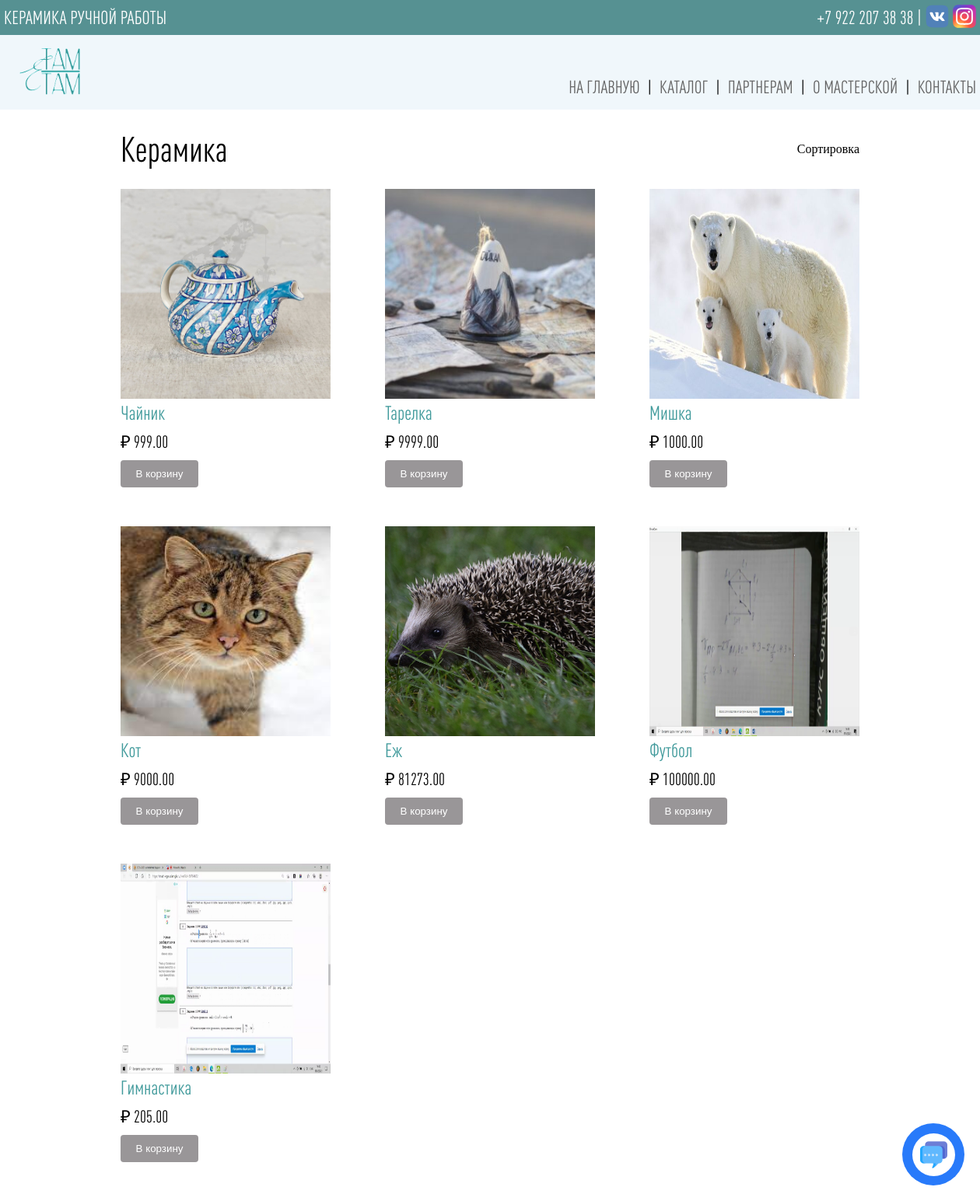
Before: /catalog/category/ceramic/ with the older database file.
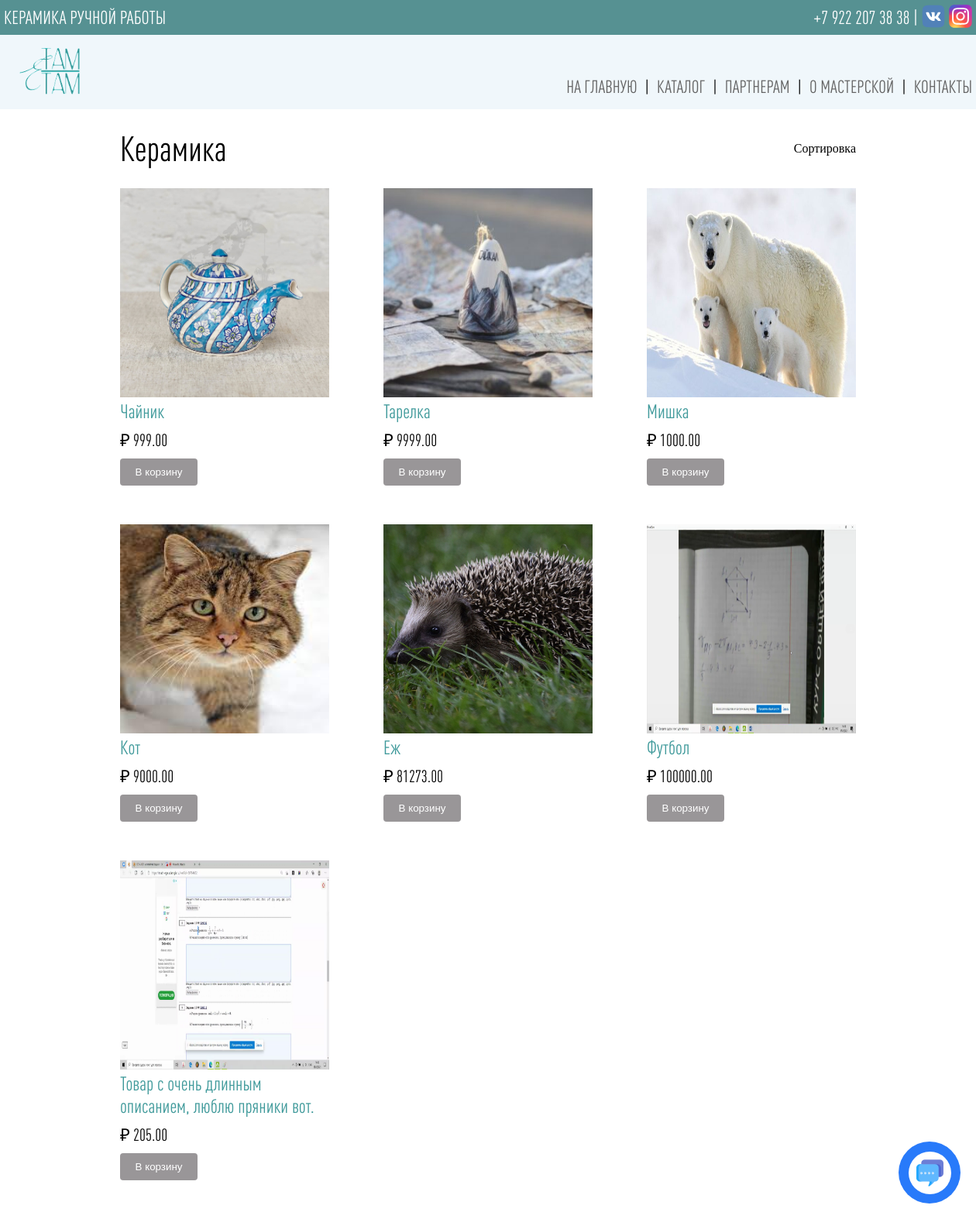
After: the same page with the newer database file.
### catalog/models.py (models this page shows, shortened)
class Category(models.Model):
    name = models.CharField(max_length=100, verbose_name='Имя категории')
    slug = models.SlugField(unique=True, verbose_name='Текст для ссылки (введите название товара на английском)')
    image = models.ImageField(upload_to='catalog/images' ,verbose_name='Изображение категории', null=True)
    add_in_home = models.BooleanField(verbose_name='Добавить эту категорию на главную страницу?', null=True)
    add_in_partners = models.BooleanField(verbose_name='Добавить эту категорию на cтраницу для пратнеров?', null=True)

class Product(models.Model):
    category = models.ForeignKey(Category, verbose_name='Категория', on_delete=models.CASCADE)
    image = models.ImageField(upload_to='catalog/images', verbose_name='Изображение товара', null=True)
    title = models.CharField(max_length=250, verbose_name='Имя товара')
    size = models.CharField(max_length=250, verbose_name='Размеры товара', null=True)
    descriprion = models.TextField(verbose_name='Описание товара', null=True)
    price = models.DecimalField(max_digits=9, decimal_places=2, verbose_name='Цена')
    slug = models.SlugField(unique=True, verbose_name='Текст для ссылки (введите название товара на английском)')

### catalog/views.py (the view)
# urls.py: path('category/<str:slug>/', views.category_detail, name='category_detail'),
def category_detail(requset, slug):
    category = get_object_or_404(Category, slug=slug)
    products = Product.objects.order_by()
    context = {'products' : products, 'category' : category, 'cart_product_form': cart_product_form}
    return render(requset, 'catalog/category_detail.html', context)

### main/forms.py
class CartForm(forms.Form):
    email = forms.CharField(label='Email', widget=forms.TextInput(attrs={'class' : 'input-info', 'type' : 'email', 'autocomplete' : 'off'}))
    number = forms.CharField(label='Номер', widget=forms.TextInput(attrs={'class' : 'input-info', 'type' : 'tel'}))
    gift_sertificate = forms.CharField(label='Есть подарочный сертификат?', widget=forms.TextInput(attrs={'class' : 'input-info'}))
    city = forms.CharField(label='Город', widget=forms.TextInput(attrs={'class' : 'input-info'}))
    type_dost = forms.NullBooleanField(label='Доставка', widget=forms.CheckboxInput(attrs={'class' : 'xz'}))
    name_of_user = forms.CharField(label='Получатель (ФИО полностью)', widget=forms.TextInput(attrs={'class' : 'input-info'}))
    street = forms.CharField(label='Улица', widget=forms.TextInput(attrs={'class' : 'input-info'}))
    house = forms.CharField(label='Дом', widget=forms.TextInput(attrs={'class' : 'input-home-room'}))
    room = forms.CharField(label='Квартира/офис', widget=forms.TextInput(attrs={'class' : 'input-home-room'}))
    commit = forms.CharField(required=False ,label='Комментарий к заказу', widget=forms.Textarea(attrs={'class' : 'input-commit'}))

### cart/forms.py
class CartAddProductForm(forms.Form):
    quantity = forms.TypedChoiceField(
                                choices=PRODUCT_QUANTITY_CHOICES,
                                coerce=int)
    update = forms.BooleanField(required=False,
                                initial=False,
                                widget=forms.HiddenInput)

### cart/cart.py (called while the page is built)
    def __iter__(self):
        product_ids = self.cart.keys()
        products = Product.objects.filter(id__in=product_ids)
        cart = self.cart.copy()
        for product in products:
            cart[str(product.id)]['product'] = product
        for item in cart.values():
            item['price'] = Decimal(item['price'])
            item['total_price'] = item['price'] * item['quantity']
            yield item

### main/context_processors.py (called while the page is built)
def product_cart_context(request):
    cartForm = CartForm()
    cart = Cart(request)
    len_product = 0
    for item in cart:
        item['update_quantity_form'] = CartAddProductForm(initial={'quantity': item['quantity'],
                                                                   'update': True})
        len_product += 1
    return ({'cart' : cart, 'len_product' : len_product, 'cartForm' : cartForm})

### catalog/templates/catalog/category_detail.html (shortened to what this page needs)
{% extends 'main/base.html' %}
{% block content %}
    <div class="container-fluid">
        <div class="product">
            <div class="name-sort-block">
                <h1>{{ category.name }}</h1>
                <div class="sort">Сортировка</div>
            </div>
            <div class="products">
                    {% for product in products %}
                        {% if category.name == product.category.name %}
                            <div class="product-item">
                                <a href="{% url 'catalog:product_detail' product.slug %}"><img src="{{ product.image.url }}" alt="" class="product-img" height="270" width="270"></a>
                                <h3 class="product-title">{{ product.title }}</h3>
                                <p class='product-price'>&#x20bd {{ product.price }}</p>
                                <form action="{% url 'cart:cart_add' product.id %}" method="post">
                                    <input type="submit" value="В корзину" class="add-to-cart">
                                </form>
                            </div>
                        {% endif %}
                    {% endfor %}
            </div>
        </div>
    </div>
{% endblock %}

### main/templates/main/base.html (shortened to what this page needs)
{% load static %}
<!DOCTYPE html>
<html lang="en">
<head>
    <link rel="stylesheet" href="{% static 'css/style.css'%}" type="text/css">
</head>
<body>
    <div class="top">
        <div class="container-fluid-top" id='top'>
            <div class="top-info">
                <h2 class="text-top">КЕРАМИКА РУЧНОЙ РАБОТЫ</h2>
                <div class="contacts-top">
                  <h2 class="number">+7 922 207 38 38 |</h2>
                  <a href="#" class="icon-top"><img alt="" height="30" width="30" src="{% static 'images/vk.svg'%}"></a>
                  <a href="#" class="icon-top"><img alt="" height="30" width="30" src="{% static 'images/insta.svg'%}"></a>
                </div>
            </div>
        </div>
    </div>
    <div class="top-main" id="top_nav">
      <div class="container-fluid-top">
          <div class="logo-menu">
              <a href="{% url 'home' %}"><img src="{% static 'images/log.png'%}" alt="" height="60" width="78" ></a>
          <div>
              <ul class="menu">
                  <li class="">
                      <a class="menu-link"href="{% url 'home' %}">НА ГЛАВНУЮ</a>
                  </li>
                  <span class="separator">|</span>
                  <li class="">
                      <a class="menu-link" href="{% url 'catalog:catalog' %}">КАТАЛОГ</a>
                  </li>
                  <span class="separator">|</span>
                  <li class="">
                      <a class="menu-link" href="{% url 'partners' %}">ПАРТНЕРАМ</a>
                  </li>
                  <span class="separator">|</span>
                  <li class="">
                      <a class="menu-link" href="{% url 'about' %}">О МАСТЕРСКОЙ</a>
                  </li>
                  <span class="separator">|</span>
                  <li class="">
                      <a class="menu-link" href="{% url 'contact' %}">КОНТАКТЫ</a>
                  </li>
              </ul>
          </div>
          </div>
      </div>
    </div>
      <div class="contact-cart-block">
        {% if len_product == 0 %}
          <div class="contact-inner">
            <div class="contact-wrapper">
              <img alt="" height="35" width="35" src="{% static 'images/massege.png' %}">
            </div>
         </div>
        {% endif %}
      </div>
        {% block content %}
        {% endblock %}
      </body>
</html>

### static/css/style.css (style rules this page uses)
* { padding: 0; margin: 0; text-decoration: none; list-style-type: none; }
.container-fluid { width: 950px; margin: 0 auto; }
.container-fluid-top { width: 1250px; margin: 0 auto; }
.top { background-color: #569192; display: flex; justify-content: center; vertical-align: middle; }
.top-info { align-items: center; height: 45px; display: flex; justify-content: space-between; color: #ffffff; }
.contacts-top { display: flex; align-items: center; }
.icon-top { margin-left: 5px; }
.number { font-family: 'DINPro-CondensedMedium'; font-weight: 550; }
.text-top { font-family: 'DINPro-CondensedMedium'; font-weight: 100; }
.contact-cart-block { position: fixed; bottom: 20px; right: 20px; }
.contact-inner { width: 80px; height: 80px; border-radius: 50%; background-color: #287AFA; display: flex; justify-content: center; align-items: center; }
.contact-wrapper { width: 55px; height: 55px; border-radius: 50%; background: white; display: flex; justify-content: center; align-items: center; }
.logo-menu { padding-top: 7px; margin-left: 20px; display: flex; justify-content: space-between; align-items: flex-end; }
.menu { display: flex; }
.menu-link { padding-left: 10px; color: #636363; font-family: 'DINPro-CondensedMedium'; font-size: 23px; }
.separator { padding-left: 10px; color: black; font-family: 'DINPro-CondensedMedium'; font-size: 22px; }
#top_nav { position: sticky; top: 0; background-color: #F0F7FB; padding-top: 10px; padding-bottom: 15px; }
.name-sort-block { padding-top: 25px; padding-bottom: 25px; display: flex; justify-content: space-between; align-items: center; }
.name-sort-block h1 { font-family: 'DINPro-CondensedMedium'; font-size: 45px; font-weight: 500; }
.products { display: grid; grid-template-columns: repeat(auto-fit, 270px); grid-auto-rows: minmax(310px, auto); justify-content: space-between; }
.product-item { margin-bottom: 50px; }
.product-title { width: 270px; font-family: 'DINPro-CondensedMedium'; font-weight: 500; font-size: 25px; padding-bottom: 6px; color: #409a9b; }
.product-price { padding-bottom: 10px; width: 270px; font-family: 'DINPro-CondensedMedium'; font-weight: 500; font-size: 22px; }
.add-to-cart { background-color: #999698; border: 0 none; width: 100px; height: 35px; border-style: solid; color: #FFFFFF; border-radius: 0.3em; }

Changed rows visible on the page:
changed Product: title "Гимнастика" → "Товар с очень длинным описанием, люблю пряники вот."
